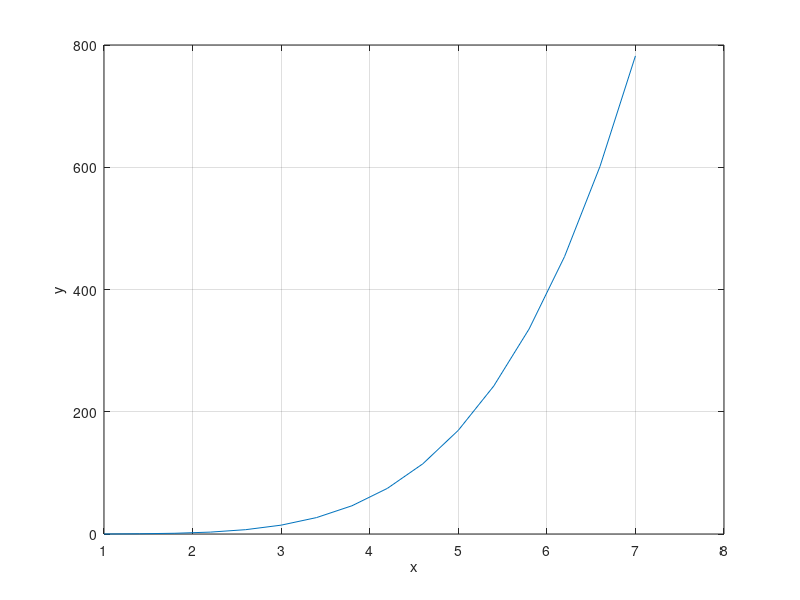

MATLAB code for this plot:
clear;clc;
x(1) = 1;  xson = 7;  y(1) = 0; h = 0.4;
hn=(xson-x(1))/h;       % adım sayısı  hesaplanıyor
for k=1:hn
  f(k)= 2*x(k)^3-3*x(k)^2+x(k)+1;      % çözülmesi istenen dif. denklem
  y(k+1)=y(k)+f(k)*h;                  % euler denklemi uygulanıyor
  x(k+1)=x(k)+h;                       % bir sonraki adımdaki x değeri hesaplanıyor
end
plot(x,y), xlabel('x'), ylabel('y'),grid on
y(4)
length(y)